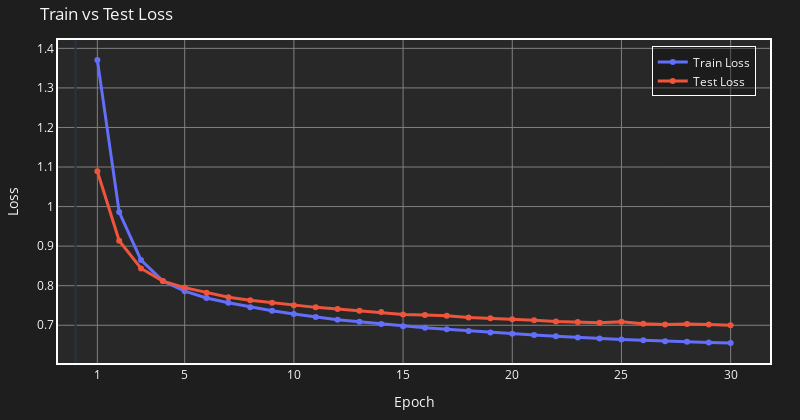
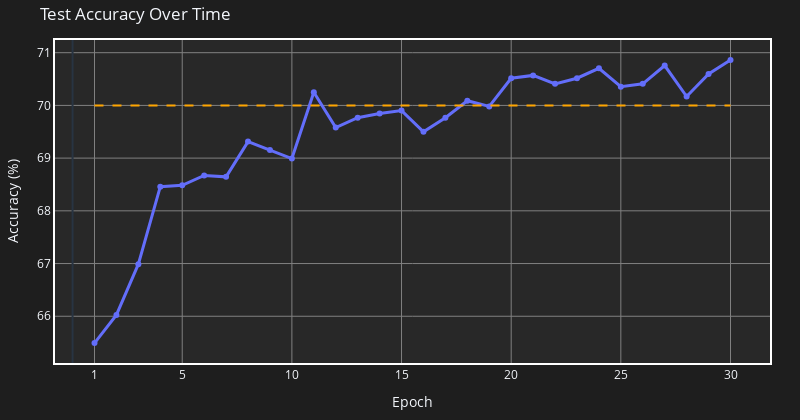

Notebook source saved alongside these figures, in order:
### Markdown cell above
##### Plot the resulting train and test losses.

### Code cell
from evaluation import plot_training_results

# Generate plots
plot_training_results(train_losses, test_losses, accuracies, EPOCHS)

### Figure 1 — Plotly figure (JSON) as saved in the notebook; plotly's stock layout.template omitted (floating-point values rounded to 4 significant figures)
{"data": [{"hoverinfo": "text", "hovertext": ["Epoch 1: 1.3708", "Epoch 2: 0.9861", "Epoch 3: 0.8647", "Epoch 4: 0.8121", "Epoch 5: 0.7862", "Epoch 6: 0.7689", "Epoch 7: 0.7567", "Epoch 8: 0.7456", "Epoch 9: 0.7364", "Epoch 10: 0.7287", "Epoch 11: 0.7210", "Epoch 12: 0.7142", "Epoch 13: 0.7088", "Epoch 14: 0.7031", "Epoch 15: 0.6977", "Epoch 16: 0.6934", "Epoch 17: 0.6896", "Epoch 18: 0.6855", "Epoch 19: 0.6819", "Epoch 20: 0.6788", "Epoch 21: 0.6753", "Epoch 22: 0.6724", "Epoch 23: 0.6690", "Epoch 24: 0.6665", "Epoch 25: 0.6640", "Epoch 26: 0.6621", "Epoch 27: 0.6597", "Epoch 28: 0.6583", "Epoch 29: 0.6566", "Epoch 30: 0.6549"], "line": {"width": 3}, "mode": "lines+markers", "name": "Train Loss", "type": "scatter", "x": [1, 2, 3, 4, 5, 6, 7, 8, 9, 10, 11, 12, 13, 14, 15, 16, 17, 18, 19, 20, 21, 22, 23, 24, 25, 26, 27, 28, 29, 30], "y": [1.371, 0.9861, 0.8647, 0.8121, 0.7862, 0.7689, 0.7567, 0.7456, 0.7364, 0.7287, 0.721, 0.7142, 0.7088, 0.7031, 0.6977, 0.6934, 0.6896, 0.6855, 0.6819, 0.6788, 0.6753, 0.6724, 0.669, 0.6665, 0.664, 0.6621, 0.6597, 0.6583, 0.6566, 0.6549]}, {"hoverinfo": "text", "hovertext": ["Epoch 1: 1.0893", "Epoch 2: 0.9137", "Epoch 3: 0.8435", "Epoch 4: 0.8116", "Epoch 5: 0.7952", "Epoch 6: 0.7824", "Epoch 7: 0.7707", "Epoch 8: 0.7633", "Epoch 9: 0.7567", "Epoch 10: 0.7507", "Epoch 11: 0.7452", "Epoch 12: 0.7414", "Epoch 13: 0.7370", "Epoch 14: 0.7336", "Epoch 15: 0.7273", "Epoch 16: 0.7262", "Epoch 17: 0.7238", "Epoch 18: 0.7193", "Epoch 19: 0.7174", "Epoch 20: 0.7149", "Epoch 21: 0.7125", "Epoch 22: 0.7092", "Epoch 23: 0.7080", "Epoch 24: 0.7061", "Epoch 25: 0.7088", "Epoch 26: 0.7040", "Epoch 27: 0.7022", "Epoch 28: 0.7032", "Epoch 29: 0.7020", "Epoch 30: 0.7001"], "line": {"width": 3}, "mode": "lines+markers", "name": "Test Loss", "type": "scatter", "x": [1, 2, 3, 4, 5, 6, 7, 8, 9, 10, 11, 12, 13, 14, 15, 16, 17, 18, 19, 20, 21, 22, 23, 24, 25, 26, 27, 28, 29, 30], "y": [1.089, 0.9137, 0.8435, 0.8116, 0.7952, 0.7824, 0.7707, 0.7633, 0.7567, 0.7507, 0.7452, 0.7414, 0.737, 0.7336, 0.7273, 0.7262, 0.7238, 0.7193, 0.7174, 0.7149, 0.7125, 0.7092, 0.708, 0.7061, 0.7088, 0.704, 0.7022, 0.7032, 0.702, 0.7001]}], "layout": {"height": 420, "legend": {"bgcolor": "rgba(0,0,0,0.3)", "bordercolor": "white", "borderwidth": 1, "x": 0.98, "xanchor": "right", "y": 0.98, "yanchor": "top"}, "margin": {"b": 40, "l": 40, "r": 30, "t": 40}, "paper_bgcolor": "rgba(30, 30, 30, 1)", "plot_bgcolor": "rgba(40, 40, 40, 1)", "title": {"text": "Train vs Test Loss"}, "width": 800, "xaxis": {"gridcolor": "gray", "gridwidth": 1, "linecolor": "white", "linewidth": 2, "mirror": true, "showgrid": true, "tickmode": "array", "tickvals": [1, 5, 10, 15, 20, 25, 30], "title": {"text": "Epoch"}, "zeroline": true, "zerolinewidth": 2}, "yaxis": {"gridcolor": "gray", "gridwidth": 1, "linecolor": "white", "linewidth": 2, "mirror": true, "showgrid": true, "title": {"text": "Loss"}, "zeroline": true, "zerolinewidth": 2}}}

### Figure 2 — Plotly figure (JSON) as saved in the notebook; plotly's stock layout.template omitted (floating-point values rounded to 4 significant figures)
{"data": [{"hoverinfo": "text", "hovertext": ["Epoch 1: 65.49%", "Epoch 2: 66.03%", "Epoch 3: 66.99%", "Epoch 4: 68.46%", "Epoch 5: 68.48%", "Epoch 6: 68.67%", "Epoch 7: 68.64%", "Epoch 8: 69.31%", "Epoch 9: 69.15%", "Epoch 10: 68.99%", "Epoch 11: 70.25%", "Epoch 12: 69.58%", "Epoch 13: 69.77%", "Epoch 14: 69.85%", "Epoch 15: 69.90%", "Epoch 16: 69.50%", "Epoch 17: 69.77%", "Epoch 18: 70.09%", "Epoch 19: 69.98%", "Epoch 20: 70.52%", "Epoch 21: 70.57%", "Epoch 22: 70.41%", "Epoch 23: 70.52%", "Epoch 24: 70.70%", "Epoch 25: 70.36%", "Epoch 26: 70.41%", "Epoch 27: 70.76%", "Epoch 28: 70.17%", "Epoch 29: 70.60%", "Epoch 30: 70.86%"], "line": {"width": 3}, "mode": "lines+markers", "name": "Test Accuracy", "type": "scatter", "x": [1, 2, 3, 4, 5, 6, 7, 8, 9, 10, 11, 12, 13, 14, 15, 16, 17, 18, 19, 20, 21, 22, 23, 24, 25, 26, 27, 28, 29, 30], "y": [65.49, 66.03, 66.99, 68.46, 68.48, 68.67, 68.64, 69.31, 69.15, 68.99, 70.25, 69.58, 69.77, 69.85, 69.9, 69.5, 69.77, 70.09, 69.98, 70.52, 70.57, 70.41, 70.52, 70.7, 70.36, 70.41, 70.76, 70.17, 70.6, 70.86]}], "layout": {"height": 420, "legend": {"bgcolor": "rgba(0,0,0,0.3)", "bordercolor": "white", "borderwidth": 1, "x": 0.98, "xanchor": "right", "y": 0.98, "yanchor": "top"}, "margin": {"b": 40, "l": 40, "r": 30, "t": 40}, "paper_bgcolor": "rgba(30, 30, 30, 1)", "plot_bgcolor": "rgba(40, 40, 40, 1)", "shapes": [{"line": {"color": "orange", "dash": "dash", "width": 2}, "type": "line", "x0": 1, "x1": 30, "y0": 70, "y1": 70}], "title": {"text": "Test Accuracy Over Time"}, "width": 800, "xaxis": {"gridcolor": "gray", "gridwidth": 1, "linecolor": "white", "linewidth": 2, "mirror": true, "showgrid": true, "tickmode": "array", "tickvals": [1, 5, 10, 15, 20, 25, 30], "title": {"text": "Epoch"}, "zeroline": true, "zerolinewidth": 2}, "yaxis": {"gridcolor": "gray", "gridwidth": 1, "linecolor": "white", "linewidth": 2, "mirror": true, "showgrid": true, "title": {"text": "Accuracy (%)"}, "zeroline": true, "zerolinewidth": 2}}}
